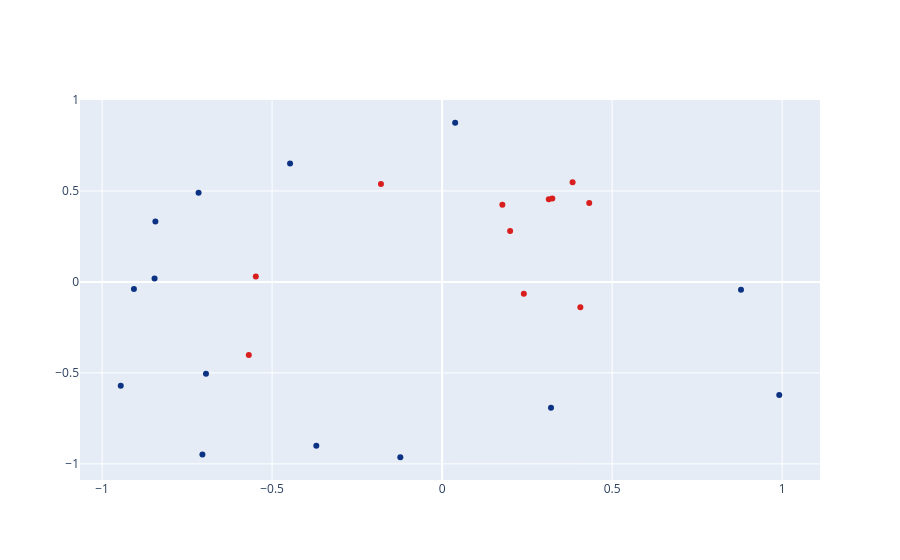

The cell this chart's notebook holds for it:
### Code cell
import plotly.graph_objects as go
fig=go.Figure(data=go.Scatter(x=data[:,0],y=data[:,1],mode='markers',
                              marker=dict(color=label,colorscale='Portland')))
fig.show()

### Figure 1 — Plotly figure (JSON) as saved in the notebook; plotly's stock layout.template omitted (floating-point values rounded to 4 significant figures)
{"data": [{"marker": {"color": [0, 1, 0, 1, 0, 1, 0, 0, 1, 0, 1, 0, 1, 0, 0, 0, 1, 1, 0, 1, 0, 1, 0, 0, 1], "colorscale": [[0, "rgb(12,51,131)"], [0.25, "rgb(10,136,186)"], [0.5, "rgb(242,211,56)"], [0.75, "rgb(242,143,56)"], [1, "rgb(217,30,30)"]]}, "mode": "markers", "type": "scatter", "x": [-0.7162, -0.5685, -0.6945, 0.4327, 0.3203, 0.3241, -0.4471, 0.03838, 0.2, 0.9915, 0.3138, -0.7049, 0.1772, -0.3699, -0.9063, -0.8432, 0.3837, 0.2404, -0.1229, -0.1798, -0.8457, 0.4066, -0.9451, 0.879, -0.5479], "y": [0.4906, -0.4014, -0.5049, 0.4345, -0.6909, 0.4593, 0.6518, 0.8751, 0.2804, -0.6218, 0.4545, -0.9483, 0.4239, -0.9005, -0.03935, 0.3322, 0.5487, -0.06499, -0.9636, 0.5383, 0.0191, -0.1397, -0.5701, -0.04303, 0.03037]}], "layout": {"autosize": true, "xaxis": {"autorange": true, "range": [-1.065, 1.112], "type": "linear"}, "yaxis": {"autorange": true, "range": [-1.115, 1.027], "type": "linear"}}}
